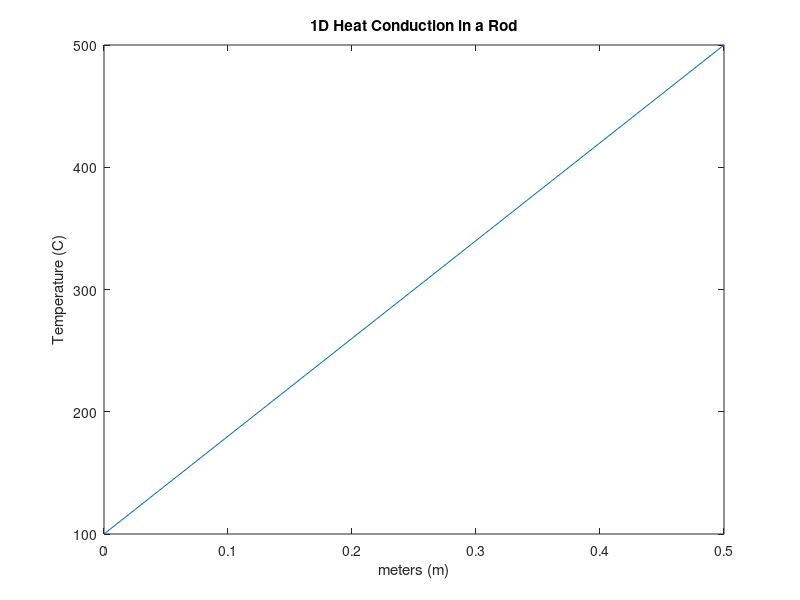

Source code (MATLAB):
%---------------- ENGR401 - 1D Heat Conduction in a Rod ------------------%
%
%
% Ben Munro
% Developed : 27/04/2013
% Last Modified : 28/04/2013
%
%V & M Example 4.1
% Discription : Solve for temperature along a rod wih 1D heat conduction,
% no internal source or heat loss and specified end temperatures.

clc
clear

%# Known Values
L = 0.5;
dx = 0.1;
k = 1000;
TA = 100;
TB = 500;

%# Create Mesh
x = dx/2:dx:L;
N=length(x);

%# Calculated Constants
Area = dx * dx;
aw = ((k/dx)*Area);
ae = ((k/dx)*Area);

%# Create Matrix
A = zeros(N,N);
b = zeros(N,1);

for i = 1:N
    
    if x(i) == min(x)                           %# Boundary Point 1
        
        A(i,i) = +ae + ((k*2/dx)*Area);
        A(i,i+1) = -ae;
        b(i,1) = ((k*2/dx)*Area) * TA;
        
    elseif x(i) == max(x)                       %# Boundary Point 2
        
        A(i,i) = aw + ((k*2/dx)*Area);
        A(i,i-1) = -aw;
        b(i,1) = ((k*2/dx)*Area) * TB;
        
    else                                        %# Internal Nodes 
        
        A(i,i) = ae + aw;
        A(i,i+1) = -ae;
        A(i,i-1) = -aw;
        
    end
    
end

%# Solve linear system of equations For Temp along bar 
T = A\b;

disp('Temperature along rod')
disp(T)

%# Plot results
plot([0,x,L],[TA;T;TB])
title('1D Heat Conduction in a Rod')
xlabel('meters (m)')
ylabel('Temperature (C)')


